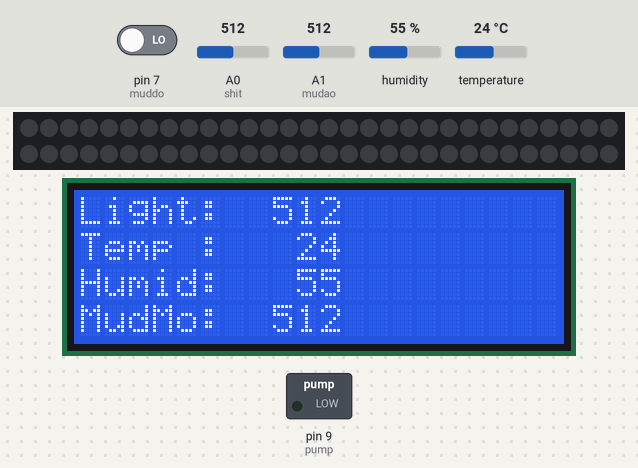
Bench run of a sketch on a simulated Arduino Uno, built with avr-gcc and run on an emulated ATmega328P. Parts: 60 RGB LEDs in strip order, left to right, continuing on the next row, 20×4 character LCD, switched loads named in the sketch (green lamp = pin HIGH). The inputs (shaded band) are chosen by the test bench; at power-on: A0 (shit) = 512, A1 (mudao) = 512, humidity 55 %, pin 7 (muddo) LOW, temperature 24 °C. Dim RGB values are drawn brighter than linear; what the sketch prints to the serial monitor is not drawn.

Above: at 1.2 s.
1.3 s: A0 (shit) set to 307
At 6.5 s:
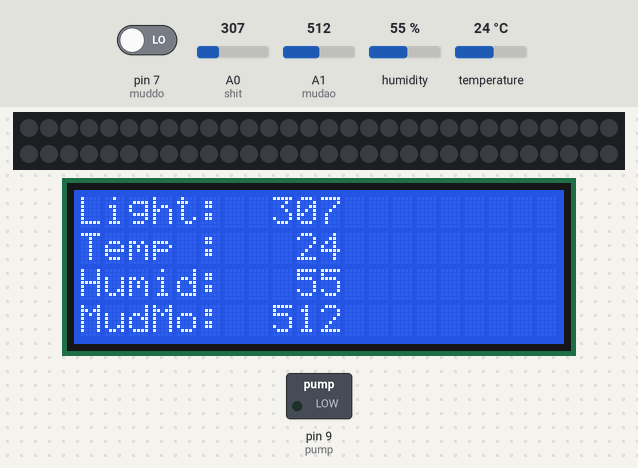
7.4 s: A0 (shit) set to 285
At 11.0 s:
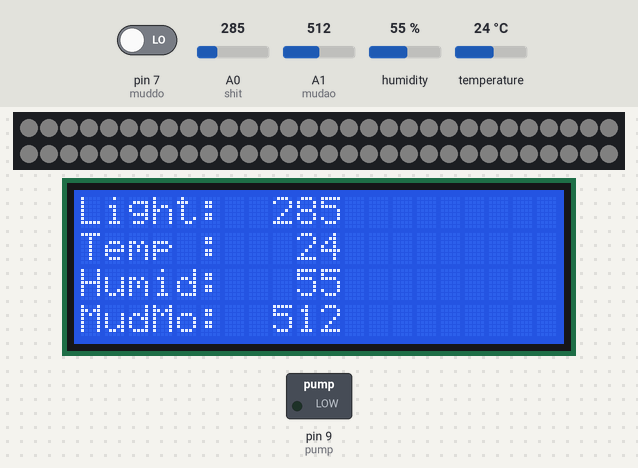
13.5 s: A1 (mudao) set to 989
At 16.8 s:
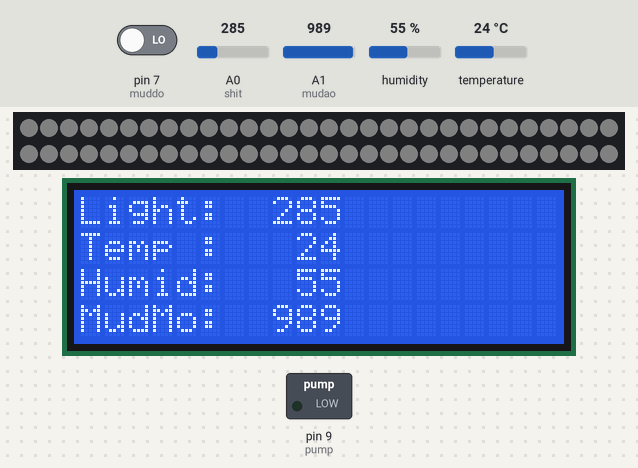
19.6 s: A1 (mudao) set to 1014
At 21.3 s:
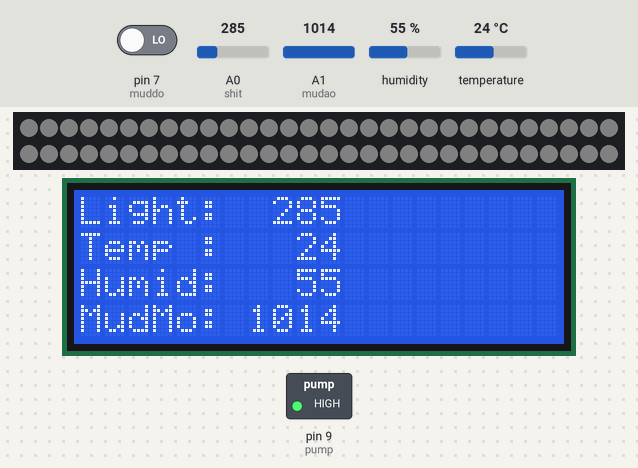
25.7 s: humidity set to 22 %
At 31.7 s:
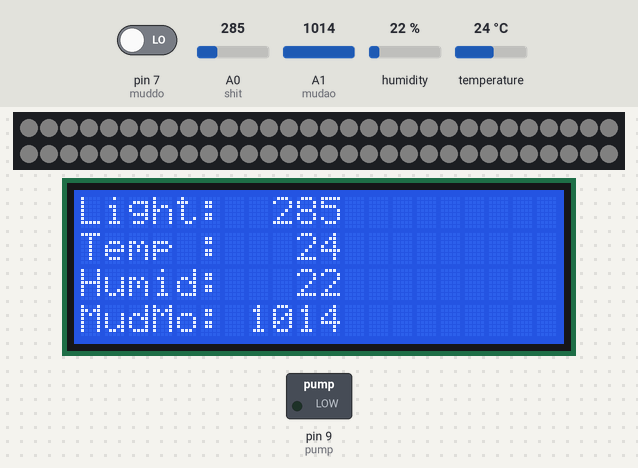
32.1 s: A0 (shit) set to 306
At 41.9 s:
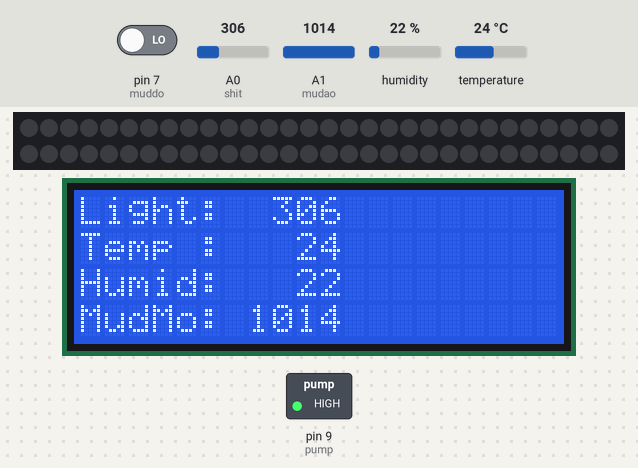
Timing chart, 0 to 43.3 s (numbered marks = the images above; inputs shaded):
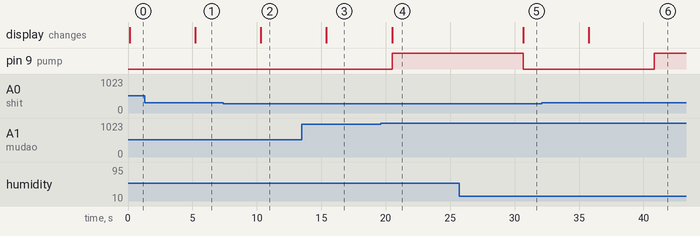

Measured:
- the behaviour switches between 298 and 297 on A0 (shit) (found by bisection; images 1 and 2)
- the behaviour switches between 1000 and 1001 on A1 (mudao) (found by bisection; images 3 and 4)
- after the input at 1.3 s, the display: changes after 3.9 s (image 1)
- after the input at 7.4 s, the display: changes after 2.9 s (image 2)
- after the input at 13.5 s, the display: changes after 1.9 s (image 3)
- after the input at 19.6 s, pin 9 (pump): LOW → HIGH after 0.89 s; the display: changes after 0.89 s (image 4)
- after the input at 25.7 s, the display: changes after 5.0 s (image 5)
- after the input at 32.1 s, the display: changes after 3.6 s (image 6)

The sketch:

AnalogReadSerial.ino
```cpp
#include <LiquidCrystal_I2C.h>
#include <Adafruit_NeoPixel.h>
#include <SimpleDHT.h>
#include <Wire.h>

//LiquidCrystal_I2C lcd(0x3F, 2, 1, 0, 4, 5, 6, 7, 3, POSITIVE);
LiquidCrystal_I2C lcd(0x27, 20, 4);
// for DHT11,
//      VCC: 5V or 3V
//      GND: GND
//      DATA: 2
int mudao = A1;
int muddo = 7;
int pinDHT11 = 2;
int shit = A0;
int ledState = 0;
int turd = 0;
int pump = 9;
int water = 0;
unsigned long watert;
Adafruit_NeoPixel pixels = Adafruit_NeoPixel(60,5,NEO_GRB + NEO_KHZ800);
SimpleDHT11 dht11(pinDHT11);

void setup() {
  pixels.begin();
  pixels.setBrightness(100);
  pinMode(mudao, INPUT);
  pinMode(muddo, INPUT);
  pinMode(pump,OUTPUT);
  watert = millis();
  Serial.begin(9600);
  lcd.init();
  lcd.backlight();
}

void loop() {
  int light = analogRead(shit);
  int mo = analogRead(mudao);
  char c[20];
  Serial.println("=================================");
  Serial.println(light);
  Serial.println("Sample DHT11...");
  Serial.print("Moisture=");
  Serial.print(mo);
  Serial.print("|DO=");
  Serial.println(digitalRead(muddo));

  if( light < 300 ){
    turd = 300 - light;
    if ( turd > 255 )
      turd = 255;
  }
  if( light > 300 ){
    turd = 0;
  }
  for ( int i = 0; i <= 59; i++ ) {
    pixels.setPixelColor(i, pixels.Color(turd, turd, turd));
  }
  pixels.show();
  // read without samples.
  byte temperature = 0;
  byte humidity = 0;
  int err = SimpleDHTErrSuccess;
  if ((err = dht11.read(&temperature, &humidity, NULL)) != SimpleDHTErrSuccess) {
    Serial.print("Read DHT11 failed, err="); Serial.println(err);delay(1000);
    return;
  }
  Serial.print("Sample OK: ");
  Serial.print((int)temperature); Serial.print(" *C, ");
  Serial.print((int)humidity); Serial.println(" H");
  Serial.println(turd);
  lcd.setCursor(0, 0);
  sprintf(c, "Light: %4d", light);
  lcd.print(c);
  lcd.setCursor(0, 1);
  sprintf(c, "Temp : %4d", temperature);
  lcd.print(c);
  lcd.setCursor(0, 2);
  sprintf(c, "Humid: %4d", humidity);
  lcd.print(c);
  lcd.setCursor(0, 3);
  sprintf(c, "MudMo: %4d", mo);
  lcd.print(c);
  if( mo > 1000 && water == 0 && millis() - watert > 10000) {
    digitalWrite(pump,HIGH);
    water = 1;
    watert = millis();
  } else if (water == 1 && millis() - watert > 10000) {
    digitalWrite(pump,LOW);
    water = 0;
    watert = millis();
  }
  delay(5000);
}
```
